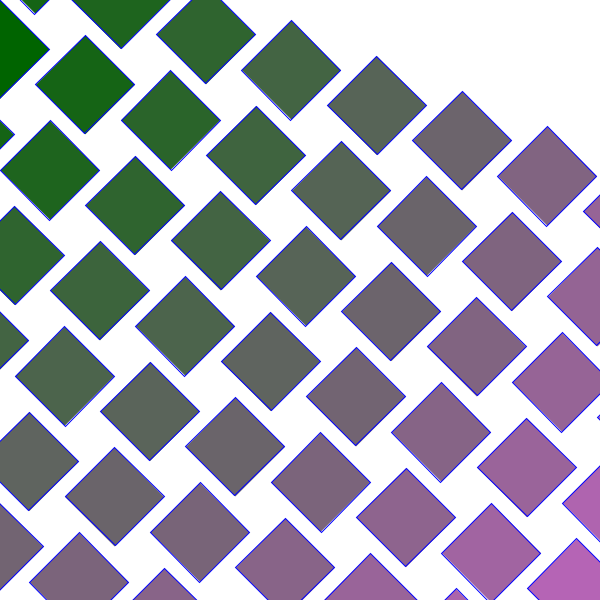
Frame 1 (no input)
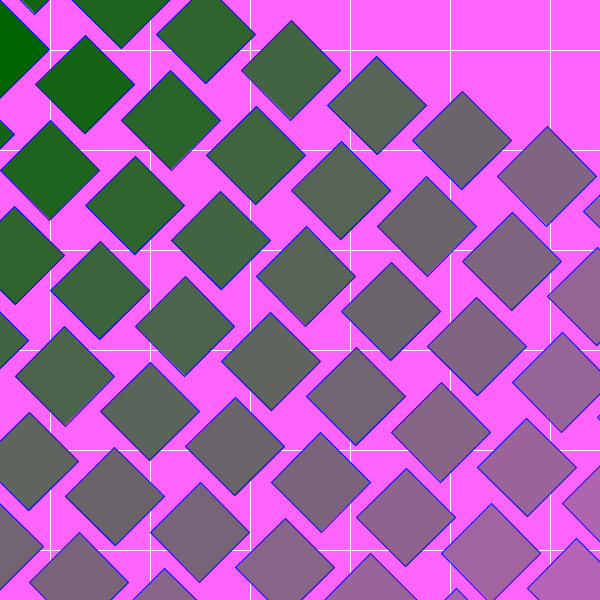
Frame 60 (the mouse pressed at the canvas centre just before this capture)
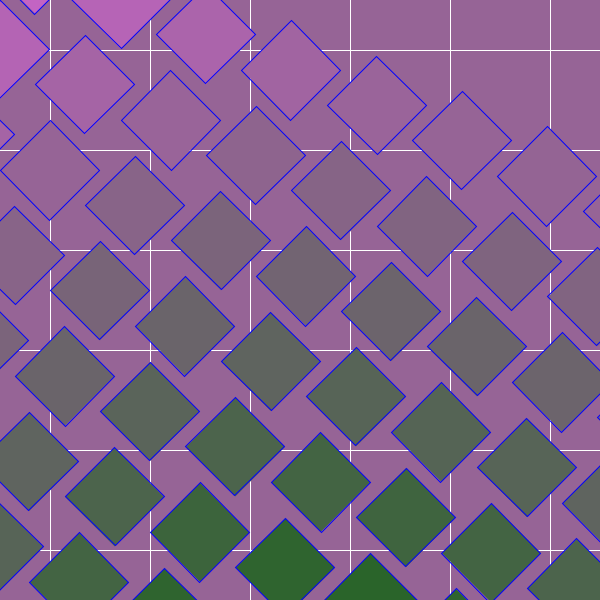
Frame 120 (the mouse held since frame 60 and released just before this capture)

The Processing sketch that drew these frames (run headless with seeded random() and noise(); from frame 60 on, the mouse is pressed at the canvas centre):

// Processing sketch: week_5_hw
// ── week_5_hw.pde
//not quite the same as the pattern in the reading

void setup () {
  size (600, 600);
  background (255);
}

void draw () {


  //original grid
  for (int j = -50; j< 600; j+= 100) {
    for (int i = -50; i< 600; i+= 100) {
      stroke(255);
      rect (i, j, 100, 100);
    }
  }

  //diamonds


  for (int a = -50; a< 600; a+= 50) {
    for (int b = -50; b< 600; b+= 50) {
      pushMatrix();
      translate (a,b);
      rotate(PI/4.0);
      float d = dist (mouseX, mouseY, a, b);
      int c = int (map (d ,0,height, 0, 255));
      fill (c,100,c);
      stroke(0,0,255);
      //rectMode (CENTER);
      rect (a, b, 70, 70);
      popMatrix();
      
    }
  }
}
